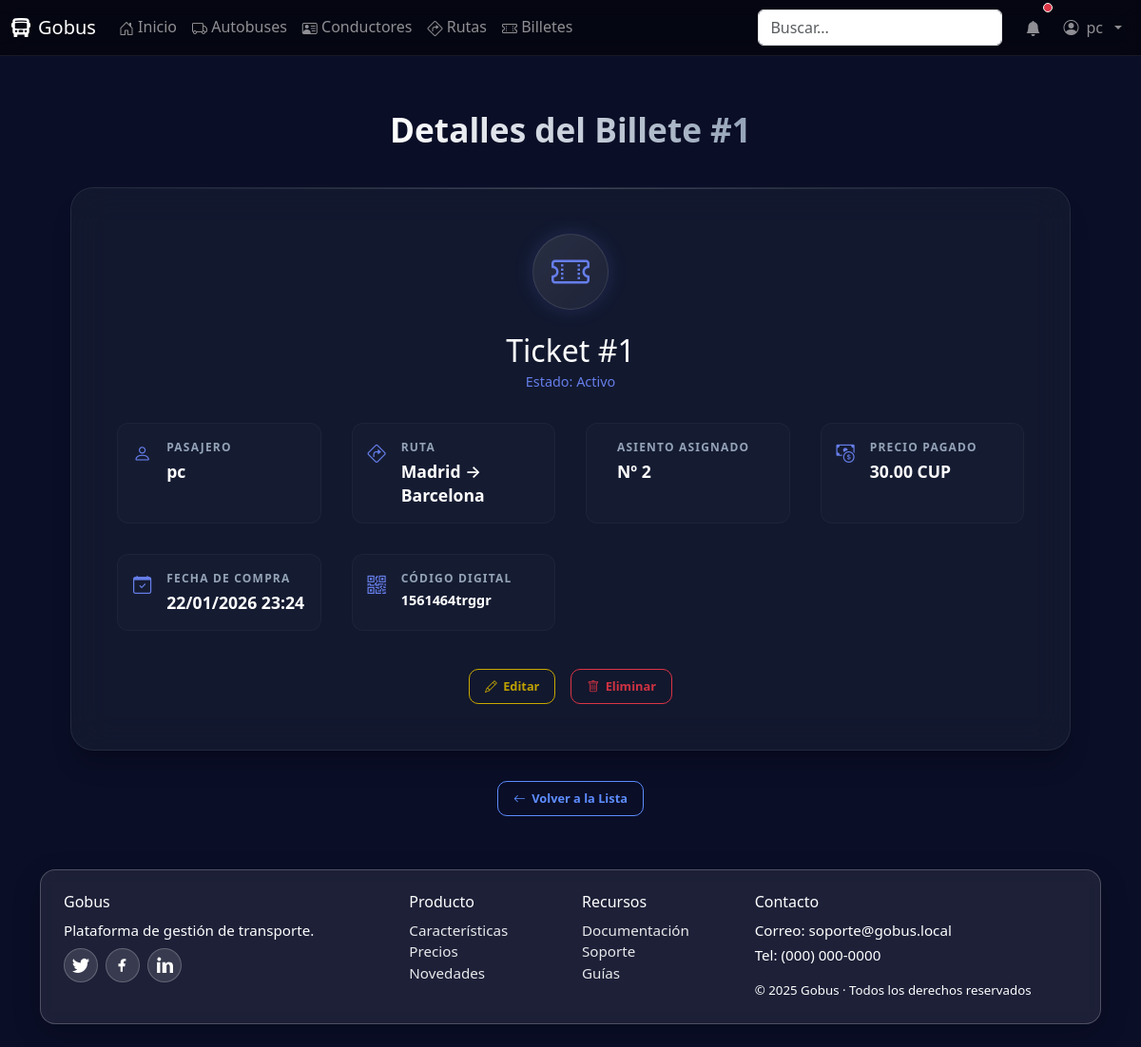
Screenshot of /billetes/1/ (signed in) with the database file from the repository.
### core/models.py (models this page shows, shortened)
class Billete(models.Model):
    usuario = models.ForeignKey(settings.AUTH_USER_MODEL, on_delete=models.CASCADE, related_name="billetes")
    ruta = models.ForeignKey(Ruta, on_delete=models.PROTECT, related_name="billetes")
    asiento = models.PositiveIntegerField()
    precio = models.DecimalField(max_digits=10, decimal_places=2)
    fecha_compra = models.DateTimeField(auto_now_add=True)
    codigo_qr = models.CharField(max_length=120, blank=True)

class Ruta(models.Model):
    origen = models.CharField(max_length=120)
    destino = models.CharField(max_length=120)
    paradas = models.JSONField(blank=True, default=list, help_text="Lista de paradas intermedias")
    distancia = models.FloatField(help_text="Distancia en km")
    autobus = models.ForeignKey(Autobus, on_delete=models.SET_NULL, null=True, blank=True, related_name="rutas")
    conductor = models.ForeignKey(Conductor, on_delete=models.SET_NULL, null=True, blank=True, related_name="rutas")
    hora_salida = models.DateTimeField()
    frecuencia = models.CharField(max_length=50, help_text="Ej: Diario, Semanal, Cada 30 min")

### core/views.py (the view)
# urls.py: path('billetes/<int:pk>/', views.billete_detail, name='billete_detail'),
@login_required
def billete_detail(request, pk):
    billete = get_object_or_404(Billete, pk=pk)
    context = {
        'billete': billete,
        'title': f'Detalles del Billete #{billete.id}'
    }
    return render(request, 'core/billetes/billete_detail.html', context)

### core/templates/core/billetes/billete_detail.html (shortened to what this page needs)
{% extends 'base.html' %}
{% load static %}
{% block head_extra %}
<link href="{% static 'core/css/home-modern.css' %}" rel="stylesheet">
<link href="{% static 'core/css/crud.css' %}" rel="stylesheet">
{% endblock %}
{% block content %}
<div class="detail-container">
  <div class="detail-header">
    <h1 class="detail-title">{{ title }}</h1>
  </div>
  <div class="glass-card">
    <div class="main-icon-circle">
      <i class="bi bi-ticket-perforated"></i>
    </div>
    <div style="text-align: center; margin-bottom: 2rem;">
      <h2 style="color: white; margin: 0;">Ticket #{{ billete.pk }}</h2>
      <span style="color: #667eea; font-size: 0.9rem;">Estado: Activo</span>
    </div>
    <div class="info-grid">
      <div class="info-item">
        <div class="info-icon"><i class="bi bi-person"></i></div>
        <div class="info-content">
          <span class="info-label">Pasajero</span>
          <div class="info-value">{{ billete.usuario.username }}</div>
        </div>
      </div>
      <div class="info-item">
        <div class="info-icon"><i class="bi bi-sign-turn-right"></i></div>
        <div class="info-content">
          <span class="info-label">Ruta</span>
          <div class="info-value">{{ billete.ruta.origen }} &rarr; {{ billete.ruta.destino }}</div>
        </div>
      </div>
      <div class="info-item">
        <div class="info-content">
          <span class="info-label">Asiento Asignado</span>
          <div class="info-value">Nº {{ billete.asiento }}</div>
        </div>
      </div>
      <div class="info-item">
        <div class="info-icon"><i class="bi bi-cash-coin"></i></div>
        <div class="info-content">
          <span class="info-label">Precio Pagado</span>
          <div class="info-value">{{ billete.precio }} CUP</div>
        </div>
      </div>
      <div class="info-item">
        <div class="info-icon"><i class="bi bi-calendar-check"></i></div>
        <div class="info-content">
          <span class="info-label">Fecha de Compra</span>
          <div class="info-value">{{ billete.fecha_compra|date:"d/m/Y H:i" }}</div>
        </div>
      </div>
      {% if billete.codigo_qr %}
      <div class="info-item">
        <div class="info-icon"><i class="bi bi-qr-code"></i></div>
        <div class="info-content">
          <span class="info-label">Código Digital</span>
          <div class="info-value" style="font-size: 0.9rem; word-break: break-all;">{{ billete.codigo_qr }}</div>
        </div>
      </div>
      {% endif %}
    </div>
    <div class="action-buttons">
      <a href="{% url 'billete_edit' billete.pk %}" class="btn-action btn-edit">
        <i class="bi bi-pencil"></i> Editar
      </a>
      <a href="{% url 'billete_delete' billete.pk %}" class="btn-action btn-delete">
        <i class="bi bi-trash"></i> Eliminar
      </a>
    </div>
  </div>
  <div style="text-align: center; margin-top: 1rem;">
    <a href="{% url 'billete_list' %}" class="btn-action btn-view">
      <i class="bi bi-arrow-left"></i> Volver a la Lista
    </a>
  </div>
</div>
{% endblock %}

### templates/base.html (shortened to what this page needs)
{% load static %}
<!doctype html>
<html lang="es">
  <head>
    <link href="https://cdn.jsdelivr.net/npm/bootstrap@5.3.3/dist/css/bootstrap.min.css" rel="stylesheet">
    <link href="https://cdn.jsdelivr.net/npm/bootstrap-icons@1.11.3/font/bootstrap-icons.min.css" rel="stylesheet">
      <link href="{% static 'core/css/base.css' %}" rel="stylesheet">
    {% block head_extra %}{% endblock %}
  </head>
  <body>
    <nav class="navbar gobus-navbar navbar-expand-lg navbar-dark">
      <div class="container-fluid">
        <a class="navbar-brand d-flex align-items-center gap-2" href="/">
          <i class="bi bi-bus-front-fill"></i>
          <span>Gobus</span>
        </a>
        <div class="collapse navbar-collapse" id="navbarNav">
          <ul class="navbar-nav me-auto mb-2 mb-lg-0">
            <li class="nav-item"><a class="nav-link" href="/"><i class="bi bi-house-door"></i> Inicio</a></li>
            <li class="nav-item"><a class="nav-link" href="/autobuses"><i class="bi bi-truck"></i> Autobuses</a></li>
            <li class="nav-item"><a class="nav-link" href="/conductores"><i class="bi bi-person-vcard"></i> Conductores</a></li>
            <li class="nav-item"><a class="nav-link" href="/rutas"><i class="bi bi-sign-turn-right"></i> Rutas</a></li>
            <li class="nav-item"><a class="nav-link" href="/billetes"><i class="bi bi-ticket-perforated"></i> Billetes</a></li>
          </ul>
          <form class="d-flex me-3" role="search">
            <input class="form-control" type="search" placeholder="Buscar..." aria-label="Buscar">
          </form>
          <ul class="navbar-nav align-items-center">
            <li class="nav-item me-2">
              <a class="nav-link position-relative" href="#" aria-label="Notificaciones">
                <i class="bi bi-bell-fill"></i>
                <span class="position-absolute top-0 start-100 translate-middle p-1 bg-danger border border-light rounded-circle">
                </span>
              </a>
            </li>
            {% if user.is_authenticated %}
            <li class="nav-item dropdown custom-user-dropdown">
              <a class="nav-link dropdown-toggle d-flex align-items-center gap-2" href="#" role="button" data-bs-toggle="dropdown" aria-expanded="false" data-bs-boundary="viewport" data-bs-display="static">
                <i class="bi bi-person-circle"></i> {{ user.username|default:"Usuario" }}
              </a>
            </li>
            {% else %}
            <li class="nav-item"><a class="nav-link" href="{% url 'login' %}"><i class="bi bi-box-arrow-in-right"></i> Entrar</a></li>
            {% endif %}
          </ul>
        </div>
      </div>
    </nav>
    <main class="container py-4">
      {% block content %}{% endblock %}
    </main>
    <footer class="container pb-4 site-footer">
      <div class="glass p-4">
        <div class="row g-4">
          <div class="col-md-4">
            <h6>Gobus</h6>
            <p class="mb-2">Plataforma de gestión de transporte.</p>
            <div class="d-flex gap-2 social">
              <a href="#" aria-label="Twitter" title="Twitter">
              </a>
              <a href="#" aria-label="Facebook" title="Facebook">
                <svg xmlns="http://www.w3.org/2000/svg" width="18" height="18" fill="currentColor" viewBox="0 0 16 16"><path d="M9 6.5V5c0-.5.4-1 1-1h1V2H9C7.3 2 6 3.3 6 5v1.5H4V9h2v5h2V9h2l.5-2.5H8z"/></svg>
              </a>
              <a href="#" aria-label="LinkedIn" title="LinkedIn">
                <svg xmlns="http://www.w3.org/2000/svg" width="18" height="18" fill="currentColor" viewBox="0 0 16 16"><path d="M1.5 1.5A1.5 1.5 0 1 1 4.5 3 1.5 1.5 0 0 1 1.5 1.5zM1 5h3v10H1zM6 5h3v1.7h.1A3.3 3.3 0 0 1 12.9 5C15 5 16 6.3 16 8.9V15h-3V9.5c0-1.4-.5-2.3-1.6-2.3-.9 0-1.3.6-1.5 1.1V15H6z"/></svg>
              </a>
            </div>
          </div>
          <div class="col-6 col-md-2">
            <h6>Producto</h6>
            <ul class="list-unstyled mb-0">
              <li><a class="footer-link" href="#">Características</a></li>
              <li><a class="footer-link" href="#">Precios</a></li>
              <li><a class="footer-link" href="#">Novedades</a></li>
            </ul>
          </div>
          <div class="col-6 col-md-2">
            <h6>Recursos</h6>
            <ul class="list-unstyled mb-0">
              <li><a class="footer-link" href="#">Documentación</a></li>
              <li><a class="footer-link" href="#">Soporte</a></li>
              <li><a class="footer-link" href="#">Guías</a></li>
            </ul>
          </div>
          <div class="col-md-4">
            <h6>Contacto</h6>
            <p class="mb-1">Correo: soporte@gobus.local</p>
            <p class="mb-3">Tel: (000) 000-0000</p>
            <small class="d-block">© {{ now|default:2025 }} Gobus · Todos los derechos reservados</small>
          </div>
        </div>
      </div>
    </footer>
  </body>
</html>

### core/static/core/css/base.css (style rules this page uses)
body { min-height: 100vh; background: linear-gradient(135deg, #0d6efd 0%, #6610f2 50%, #6f42c1 100%); background-attachment: fixed; }
.glass { background: rgba(255, 255, 255, 0.08); border: 1px solid rgba(255, 255, 255, 0.22); border-radius: 16px; backdrop-filter: blur(8px); -webkit-backdrop-filter: blur(8px); box-shadow: 0 10px 30px rgba(0, 0, 0, 0.2); color: #fff; }
.navbar.gobus-navbar { background: rgba(0, 0, 0, 0.55) !important; backdrop-filter: blur(10px); -webkit-backdrop-filter: blur(10px); border-bottom: 1px solid rgba(255, 255, 255, 0.08); position: sticky; top: 0; z-index: 3000; overflow: visible; isolation: isolate; }
.navbar .bi { vertical-align: -0.125em; }
main.container { padding-top: 2rem; padding-bottom: 2rem; }
.site-footer { color: rgba(255, 255, 255, 0.9); font-size: 0.95rem; }
.footer-link { color: rgba(255, 255, 255, 0.9); text-decoration: none; }
.social a { display: inline-flex; align-items: center; justify-content: center; width: 36px; height: 36px; border-radius: 50%; background: rgba(255, 255, 255, 0.12); border: 1px solid rgba(255, 255, 255, 0.22); color: #fff; text-decoration: none; }
.custom-user-dropdown { position: static !important; }
.navbar, .navbar .container-fluid, .navbar-collapse { overflow: visible !important; }
.glass { position: relative; z-index: 0; }

### core/static/core/css/home-modern.css (style rules this page uses)
body { background: #0a0e27 !important; background-image: radial-gradient( circle at 20% 50%, rgba(120, 119, 198, 0.3) 0%, transparent 50% ), radial-gradient( circle at 80% 80%, rgba(255, 119, 198, 0.3) 0%, transparent 50% ), radial-gradient( circle at 40% 20%, rgba(255, 219, 98, 0.2) 0%, transparent 50% ); background-attachment: fixed; }

### core/static/core/css/crud.css (style rules this page uses)
.btn-action { padding: 0.5rem 1rem; border-radius: 10px; text-decoration: none; font-weight: 600; font-size: 0.80rem; transition: all 0.18s ease; display: inline-flex; align-items: center; gap: 0.4rem; min-width: 70px; justify-content: center; text-align: center; white-space: nowrap; }
.btn-view { background: transparent; color: rgb(93, 141, 255); border: 1px solid rgba(93, 141, 255, 1); }
.btn-edit { background: transparent; color: rgba(201, 170, 0, 0.95); border: 1px solid rgba(201, 170, 0, 1); }
.btn-delete { background: transparent; color: rgba(220, 53, 69, 0.95); border: 1px solid rgba(220, 53, 69, 1); }
.detail-container { max-width: 1100px; margin: 0 auto; padding: 2rem 1.5rem; color: white; animation: fadeIn 0.5s ease-out; }
.detail-header { margin-bottom: 2.5rem; text-align: center; }
.detail-title { font-size: 2.2rem; font-weight: 800; background: linear-gradient(to right, #fff, #94a3b8); background-clip: text; -webkit-background-clip: text; -webkit-text-fill-color: transparent; margin: 0; display: inline-block; }
.action-buttons { display: flex; gap: 1rem; margin-top: 2rem; flex-wrap: wrap; }
.glass-card { background: rgba(30, 41, 59, 0.4); border-radius: 24px; padding: 3rem; margin-bottom: 2rem; backdrop-filter: blur(20px); -webkit-backdrop-filter: blur(20px); border: 1px solid rgba(255, 255, 255, 0.08); box-shadow: 0 20px 25px -5px rgba(0, 0, 0, 0.2), 0 8px 10px -6px rgba(0, 0, 0, 0.1); position: relative; overflow: hidden; }
.glass-card::before { content: ""; position: absolute; top: 0; left: 0; right: 0; height: 1px; background: linear-gradient(90deg, transparent, rgba(255, 255, 255, 0.2), transparent); }
.main-icon-circle { width: 80px; height: 80px; background: linear-gradient(135deg, rgba(255, 255, 255, 0.1), rgba(255, 255, 255, 0.05)); border-radius: 50%; display: flex; align-items: center; justify-content: center; margin: 0 auto 1.5rem auto; font-size: 2.5rem; color: #667eea; border: 1px solid rgba(255, 255, 255, 0.1); box-shadow: 0 0 20px rgba(102, 126, 234, 0.2); }
.info-grid { display: grid; grid-template-columns: repeat(auto-fit, minmax(200px, 1fr)); gap: 2rem; margin-top: 2rem; }
.info-item { display: flex; align-items: flex-start; gap: 1rem; padding: 1rem; background: rgba(255, 255, 255, 0.02); border-radius: 12px; border: 1px solid rgba(255, 255, 255, 0.03); transition: transform 0.2s ease; }
.info-icon { color: #667eea; font-size: 1.2rem; margin-top: 0.1rem; }
.info-label { display: block; font-size: 0.75rem; text-transform: uppercase; letter-spacing: 1.2px; color: #94a3b8; font-weight: 700; margin-bottom: 0.3rem; }
.info-value { font-size: 1.1rem; color: #ffffff; font-weight: 600; line-height: 1.4; }
.action-buttons { margin-top: 2.5rem; display: flex; justify-content: center; gap: 1rem; }

### rows the page displays
Billete: pk "1", usuario.username "pc", ruta.origen "Madrid", ruta.destino "Barcelona", asiento "2", precio "30.00", fecha_compra "22/01/2026 23:24", codigo_qr "1561464trggr"

### other values shown
{{ user.username|default:"Usuario" }} "pc"
{{ title }} "Detalles del Billete #1"
{{ now|default:2025 }} "2025"
